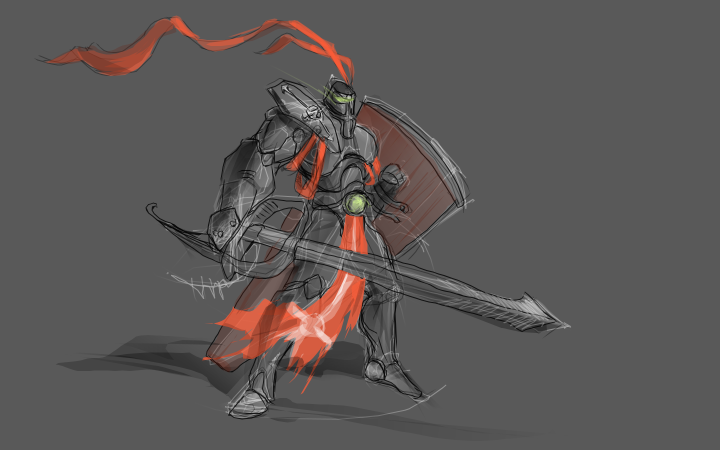
#> input picture assets/chapter-five/templar.png, 1440 x 900 px, found by its file name (shown at 1/2 size)
$ python prepare-fifth-art.py
#> lines starting #> are read from the running program, lines starting #| are printed output that depends on the picture
from PIL import Image,ImageDraw
from pathlib import Path
from collections import deque
r=Path('assets/chapter-five')
im=Image.open(r/'templar.png').convert('RGBA');print(im.size,im.getpixel((0,0)))
# Remove only the contiguous flat backdrop; retain the original painted silhouette.
pix=im.load();W,H=im.size;q=deque([(0,0)]);seen=set();bg=pix[0,0][:3]
#> after `W, H = im.size`: W = 1440; H = 900
#> after `bg = pix[0, 0][:3]`: bg = (89, 89, 89)
while q:
 x,y=q.popleft()
 if (x,y) in seen or not (0<=x<W and 0<=y<H):continue
 seen.add((x,y));c=pix[x,y]
 if max(abs(c[i]-bg[i]) for i in range(3))>11:continue
 pix[x,y]=(0,0,0,0)
 q.extend(((x+1,y),(x-1,y),(x,y+1),(x,y-1)))
#> after the loop, seen = 986927 items
im=im.crop((270,0,1150,850));im.thumbnail((512,512),Image.Resampling.LANCZOS);im.save(r/'armored-cutout.png')
#> after `im = im.crop((270, 0, 1150, 850))`:
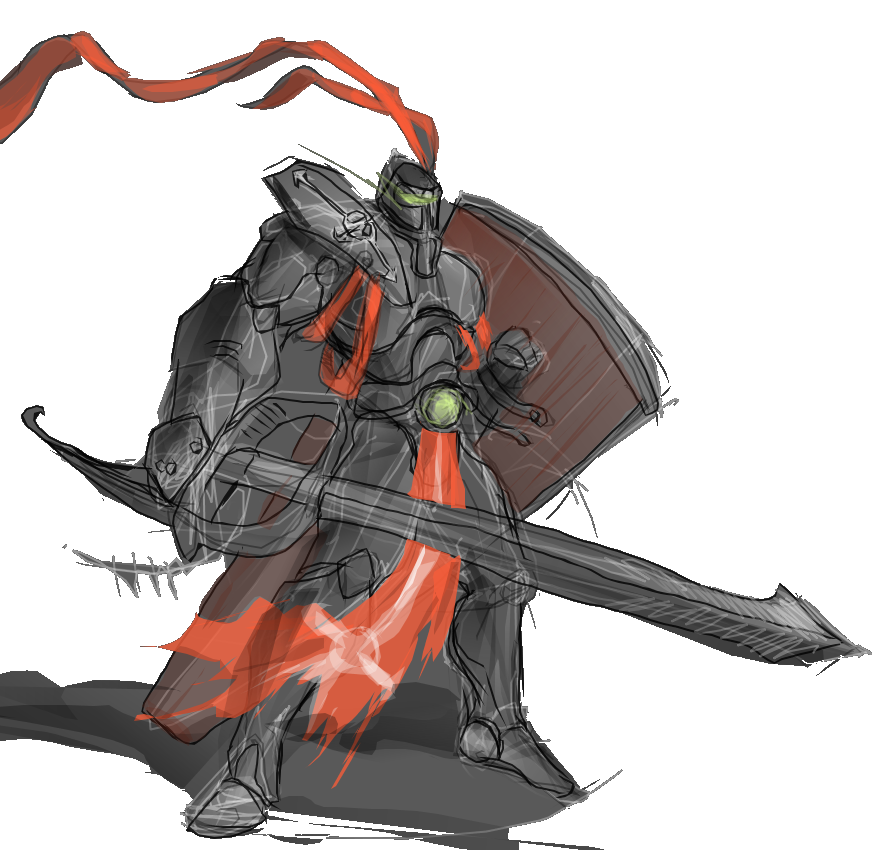
#> im: PIL image 880x850 RGBA; mean R, G, B, A 41.7, 34.4, 32.7, 103.9; transparent parts drawn white
# Retain a minimal, actually used Kenney tile atlas for the standalone build.
ids=[13,64,208,250,253,263,275,190];atlas=Image.new('RGBA',(32*len(ids),32))
#> after `atlas = Image.new('RGBA', (32 * len(ids), 32))`: atlas: PIL image 256x32 RGBA; every value is 0
for i,n in enumerate(ids):
#> (the run stopped early here; a loop or call above may not have finished)
